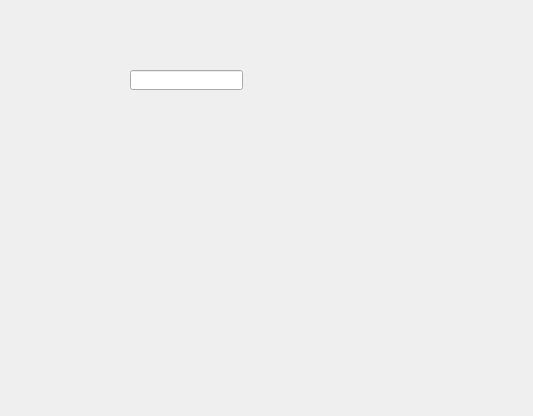
<?xml version="1.0" encoding="UTF-8"?>
<ui version="4.0">
 <class>MainWindow</class>
 <widget class="QMainWindow" name="MainWindow">
  <property name="geometry">
   <rect>
    <x>0</x>
    <y>0</y>
    <width>533</width>
    <height>416</height>
   </rect>
  </property>
  <property name="windowTitle">
   <string>MainWindow</string>
  </property>
  <widget class="QWidget" name="centralwidget">
   <widget class="QLineEdit" name="lineEdit">
    <property name="geometry">
     <rect>
      <x>130</x>
      <y>70</y>
      <width>113</width>
      <height>20</height>
     </rect>
    </property>
    <property name="type" stdset="0">
     <string>sting</string>
    </property>
   </widget>
  </widget>
 </widget>
 <resources/>
 <connections/>
</ui>
